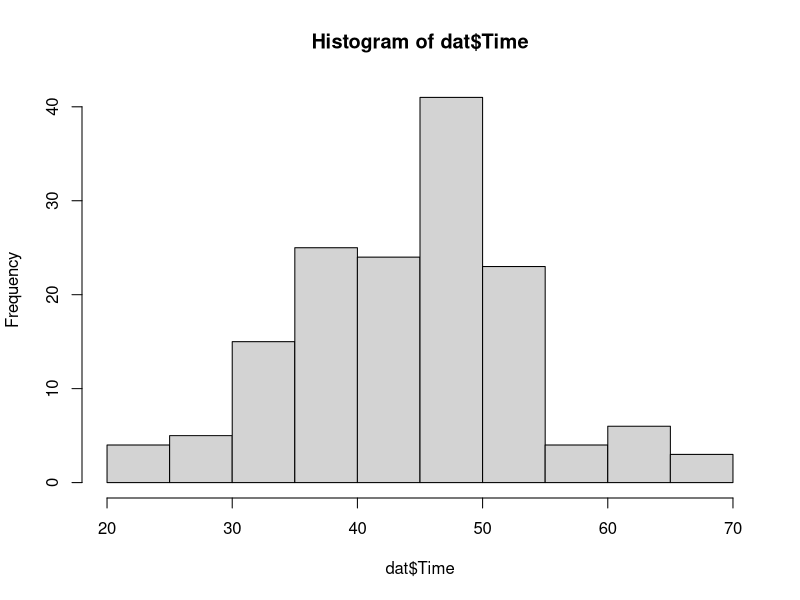
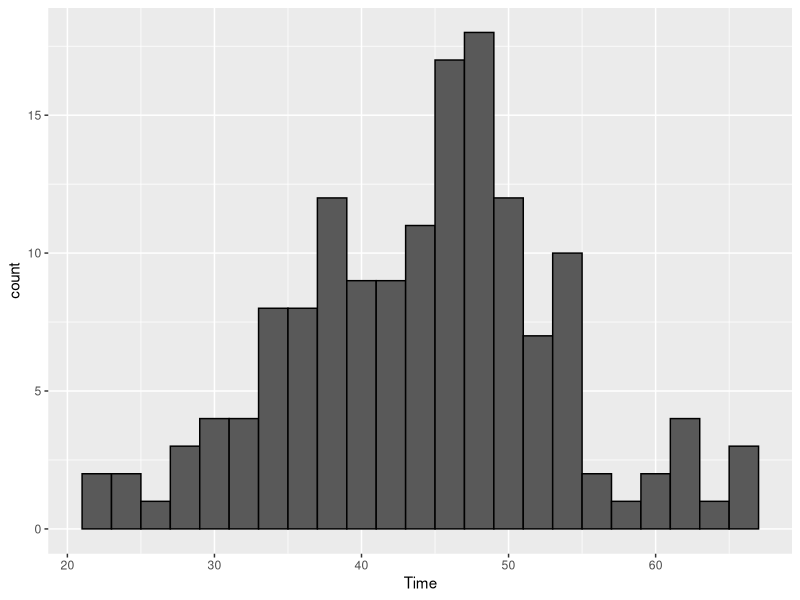
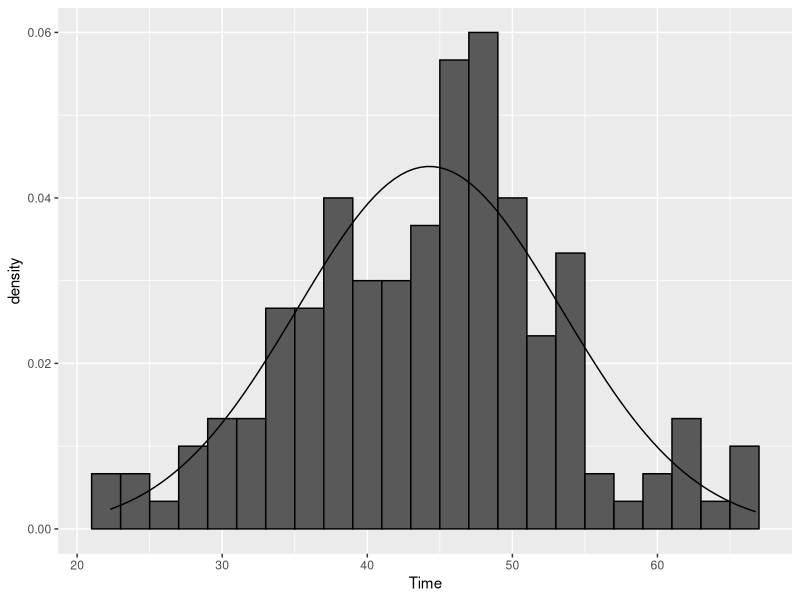
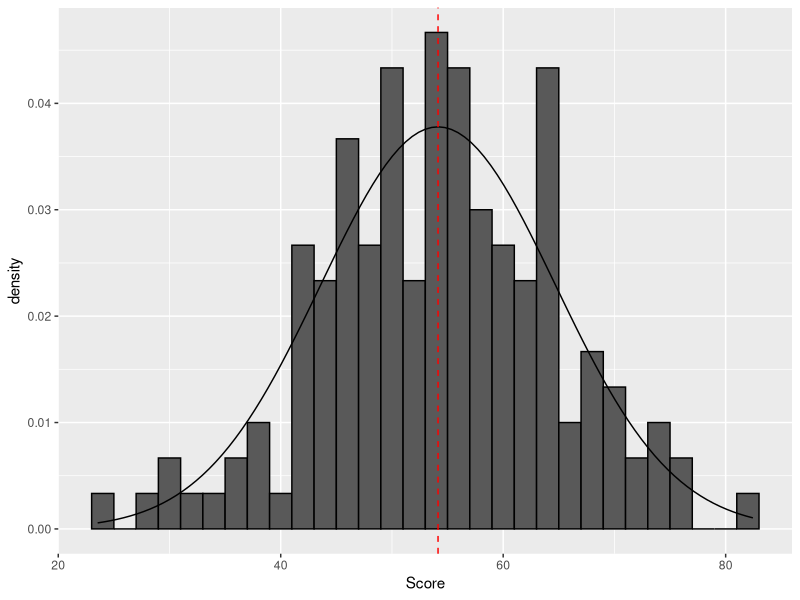
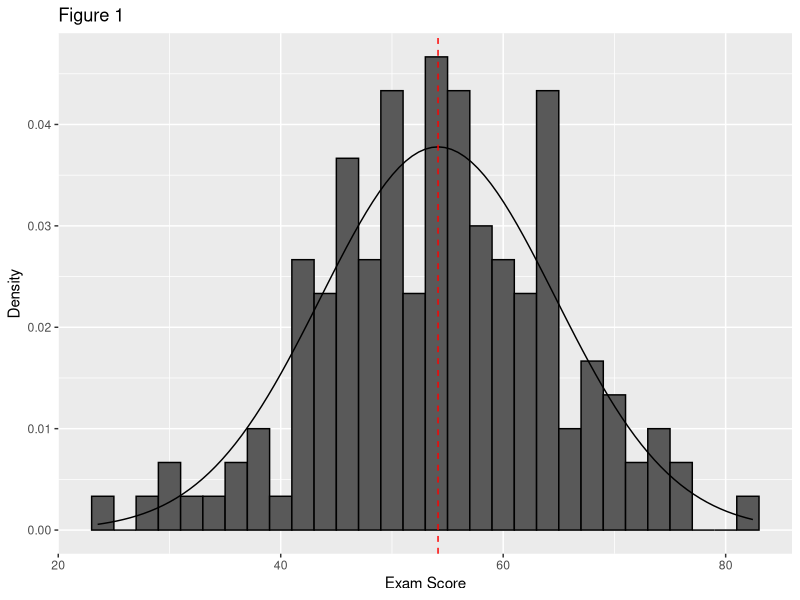

Source code (R) for these figures, in order:
## ---- chunk 1
library(tidyverse)
library(kableExtra)
## ---- chunk 2
set.seed(820)
dat <- tibble(Time = round(rnorm(150, mean = 45, sd = 10), 2), 
              Score = round(rnorm(150, mean = 55, sd = 10), 2))

head(dat)
## ---- chunk 3
mean(dat$Time)
sd(dat$Time)

mean(dat$Score)
sd(dat$Score)

## ---- chunk 4
hist(dat$Time)
## ---- chunk 5
ggplot(dat, aes(Time)) + geom_histogram(binwidth = 2, colour = 'black')
## ---- chunk 6
ggplot(dat, aes(Time)) + 
  geom_histogram(aes(y=after_stat(density)), binwidth = 2, colour = 'black') + 
  stat_function(fun = dnorm, args = list(mean = mean(dat$Time), sd = sd(dat$Time)))
## ---- chunk 7
p <- ggplot(dat, aes(Score)) + 
  geom_histogram(aes(y=after_stat(density)), binwidth = 2, colour = 'black') + 
  stat_function(fun = dnorm, args = list(mean = mean(dat$Score), sd = sd(dat$Score))) +
  geom_vline(xintercept = mean(dat$Score), colour = 'red', linetype = 'dashed')

p
## ---- chunk 8
pnorm(40, mean=mean(dat$Score), sd=sd(dat$Score))
## ---- chunk 9
pnorm(69.99, mean=mean(dat$Score), sd=sd(dat$Score))
pnorm(60, mean=mean(dat$Score), sd=sd(dat$Score))
## ---- chunk 10
pnorm(69.99, mean=mean(dat$Score), sd=sd(dat$Score))-pnorm(60, mean=mean(dat$Score), sd=sd(dat$Score))
## ---- chunk 11
pnorm(59.99, mean=mean(dat$Score), sd=sd(dat$Score))-pnorm(50, mean=mean(dat$Score), sd=sd(dat$Score))
pnorm(49.99, mean=mean(dat$Score), sd=sd(dat$Score))-pnorm(40, mean=mean(dat$Score), sd=sd(dat$Score))
## ---- chunk 12
1- pnorm(70, mean=mean(dat$Score), sd=sd(dat$Score))

pnorm(70, mean=mean(dat$Score), sd=sd(dat$Score), lower.tail = F)

## ---- chunk 13
qnorm(.95, mean=mean(dat$Time), sd=sd(dat$Time))
## ---- chunk 14
mScore <- mean(dat$Score)
sdScore <- sd(dat$Score)

markBand <- tibble(Mark = c('A', 'B', 'C', 'D', 'F'), 
                   Probability = round(c(pnorm(70, mean=mScore, sd=sdScore, lower.tail = F), 
                            pnorm(69, mean=mScore, sd=sdScore)-pnorm(60, mean=mScore, sd=sdScore),
                            pnorm(59, mean=mScore, sd=sdScore)-pnorm(50, mean=mScore, sd=sdScore), 
                            pnorm(49, mean=mScore, sd=sdScore)-pnorm(40, mean=mScore, sd=sdScore),
                            pnorm(40, mean=mScore, sd=sdScore)), 2))

markBand
## ---- chunk 15
p + ggtitle(label = 'Figure 1') + labs(x='Exam Score', y = 'Density')
## ---- chunk 16
markBand |>
  kbl(booktabs=T, caption = 'Probability Distribution of Exam Scores') |>
  kable_styling(latex_options = 'HOLD_position') |>
  row_spec(0, bold = T)
